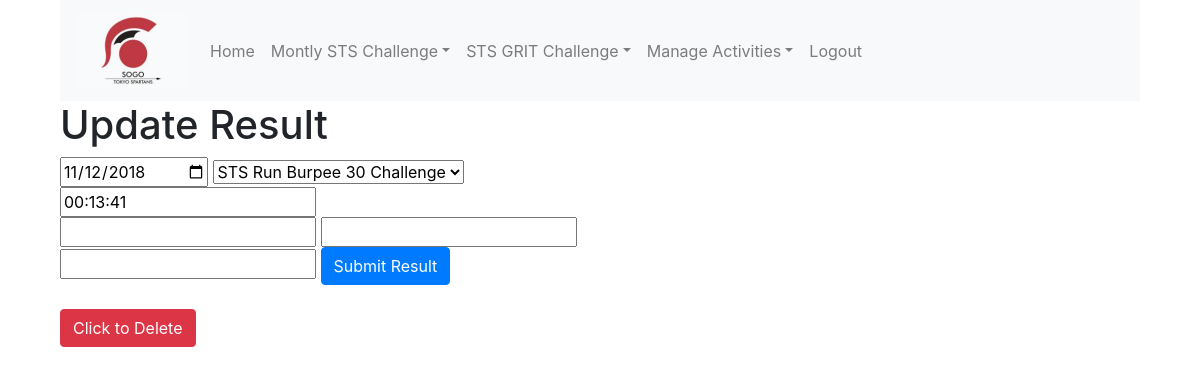
/sogo_app/update_results/43/ (signed in), run on an earlier commit of the app's database.
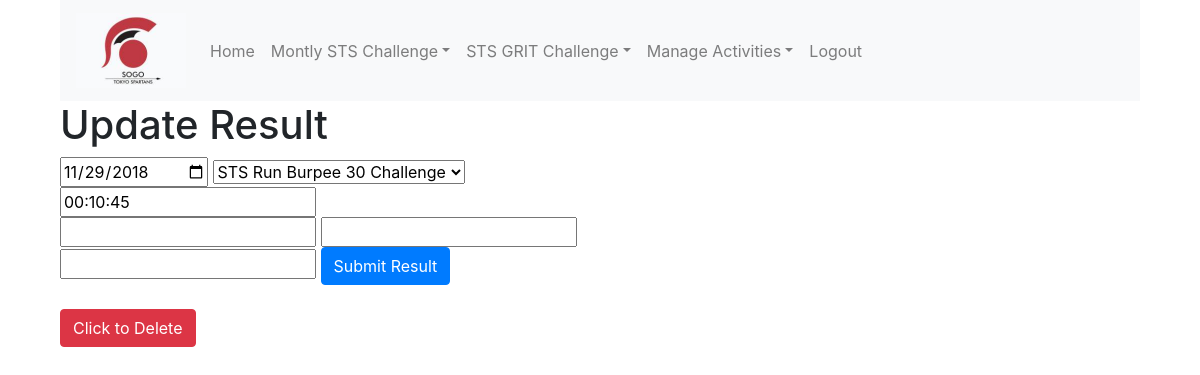
And on a later commit of the database.
### sogo_app/models.py (models this page shows, shortened)
class Results(models.Model):
    user = models.ForeignKey(User, on_delete=models.CASCADE)
    date = models.DateField()
    activity = models.ForeignKey(Activities, on_delete=models.CASCADE)
    duration = models.DurationField(null=True)
    reps = models.PositiveIntegerField(null=True)
    sets = models.PositiveIntegerField(null=True)
    notes = models.CharField(max_length=256, null=True, blank=True)
    class Meta:
        unique_together = ('date', 'activity', 'user')

### sogo_app/views.py (the view)
# urls.py: url(r'^update_results/(?P<pk>\d+)/$', views.ResultsUpdateView.as_view(),name='update_results'),
class ResultsUpdateView(LoginRequiredMixin, UpdateView):
    login_url = '/sogo_app/login'
    form_class = forms.LogResultsForm
    success_url=reverse_lazy('sogo_app:my_results')
    model = Results
    def get_form_kwargs(self):
        kw = super(ResultsUpdateView, self).get_form_kwargs()
        kw['request'] = self.request # the trick!
        kw['mode'] = 'update'
        return kw

### sogo_app/forms.py (shortened to what this page needs)
class LogResultsForm(ModelForm):
    class Meta:
        model = Results
        exclude = ['user']
        widgets = {
            'date': DateInput(),
        }
    def __init__(self, *args, **kwargs):
         self.request = kwargs.pop('request', None)
         self.mode = kwargs.pop('mode', None)
         super(LogResultsForm, self).__init__(*args, **kwargs)
         self.fields['notes'].label='Notes (Optional)'
         self.fields['activity'].label = "Activity - please select from the list to enter results"
         self.fields['date'].initial = date.today()
         self.fields['duration'].widget.attrs['placeholder'] = "MM:SS"
         self.fields['duration'].label="Time. Please enter MM:SS, for example 05:05 for 5 mins, 5 sec"
         self.fields['activity'].widget.attrs['id']="activity"
         self.fields['duration'].widget.attrs['id']="duration_field"
         self.fields['duration'].required = False
         self.fields['sets'].required = False
         self.fields['reps'].required = False

### sogo_app/models.py (called while the page is built)
    def __str__(self):
        return self.name

### sogo_app/templates/sogo_app/results_form.html (shortened to what this page needs)
{%extends "base.html"%}
{%load staticfiles%}
{%load static%}
{%load bootstrap%}
{%block body_block%}
<link rel="stylesheet" href={%static "css/results.css" %}>
{%if not form.instance.pk%}
<h1>Enter Your Results Here!</h1>
{%else%}
<h1>Update Result</h1>
{%endif%}
<form method="post" id='form'>
    {{form.date|bootstrap}}
    {{form.activity|bootstrap}}
    <div id="duration" >
    {{form.duration|bootstrap}}
    </div>
    <div id='sets'>
    {{form.sets|bootstrap}}
    {{form.reps|bootstrap}}
    </div>
    {{form.notes|bootstrap}}
   <input type="submit" class="btn btn-primary" value="Submit Result" id='submit'>
</form>
<br>
{%if form.instance.pk%}
  <a href="{% url 'sogo_app:delete_results' pk=form.instance.pk %}"> <button class="btn btn-danger">Click to Delete</button></a>
{%endif%}
{%endblock%}

What changed in the data, as far as the page shows it:
changed Results "STS Run Burpee 30 Challenge": date "11/12/2018" → "11/29/2018"; duration "00:13:41" → "00:10:45"
